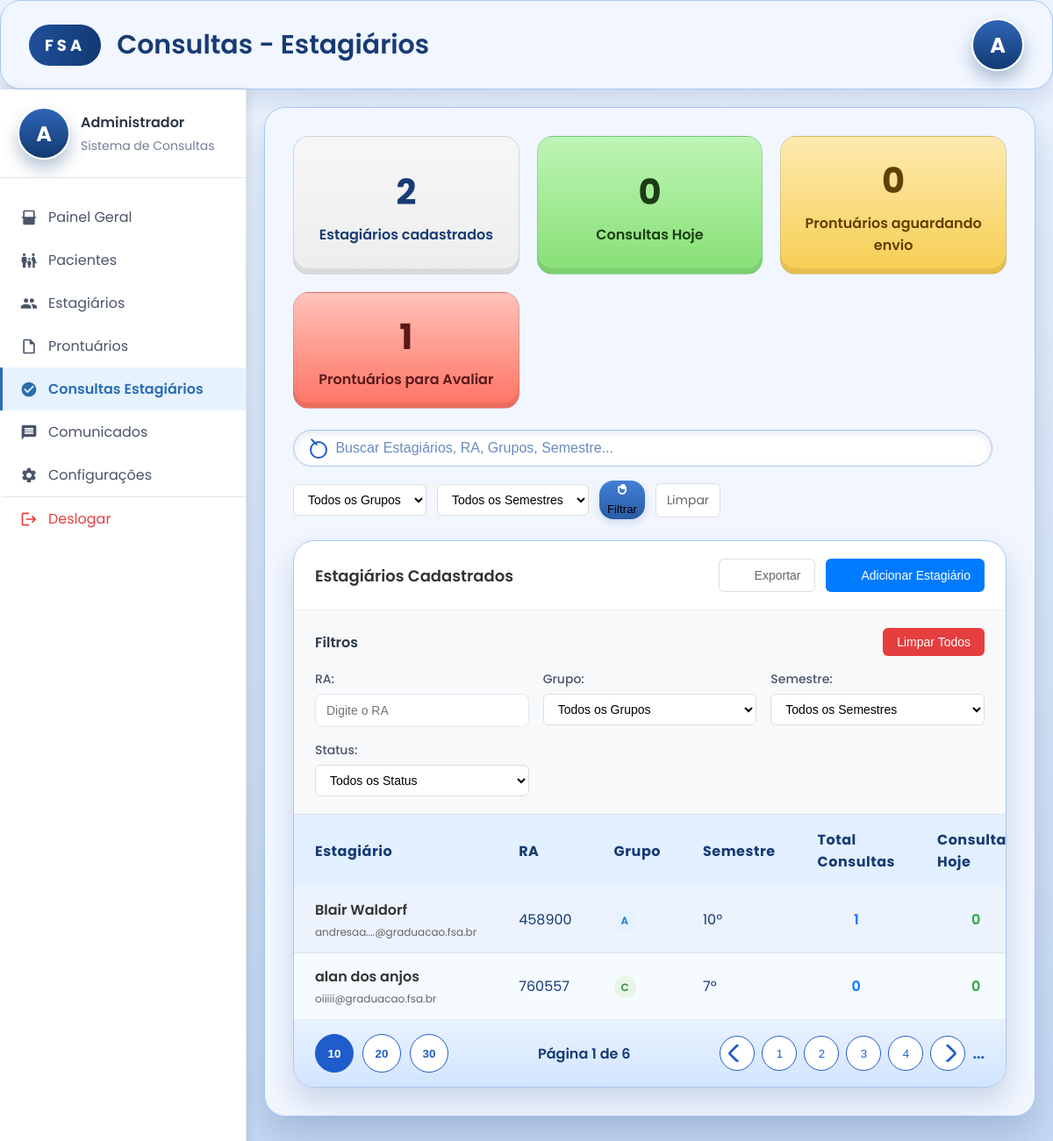
The page /admin/consultas (signed in) on the database its author committed.
### models.py (models this page shows, shortened)
class Estagiario(db.Model):
    id = db.Column(db.Integer, primary_key=True)
    nome = db.Column(db.String(100), nullable=False)
    data_nascimento = db.Column(db.Date, nullable=False)
    RA = db.Column(db.String(10), unique=True, nullable=False) # RA geralmente é string
    cpf = db.Column(db.String(14), unique=True, nullable=False)
    telefone_aluno = db.Column(db.String(20), nullable=False)
    emailfsa = db.Column(db.String(100), unique=True, nullable=False)
    curso_periodo = db.Column(db.String(50), nullable=False)
    senha = db.Column(db.String(200), nullable=False) # Armazenar a senha hash
    agendamentos = db.relationship('Agendamento', backref='estagiario', lazy=True) # Relacionamento com Agendamento
    disponibilidades = db.relationship('Disponibilidade', backref='estagiario', lazy=True)

### views.py (the view, shortened to what this page needs)
@app.route('/admin/consultas')
def admin_consultas_estagiarios():
    if 'logged_in' not in session or session.get('user_type') != 'mestre':
        flash('Acesso negado. Por favor, faça login como administrador.', 'error')
        return redirect(url_for('login'))
    try:
        busca = request.args.get('busca', '').strip()
        grupo_filtro = request.args.get('grupo', '').strip()
        semestre_filtro = request.args.get('semestre', '').strip()
        status_filtro = request.args.get('status', '').strip()
        estagiarios_query = Estagiario.query
        estagiarios = estagiarios_query.all()
        total_estagiarios = len(estagiarios)
        hoje = datetime.datetime.now().date()
        consultas_hoje = Agendamento.query.filter(
            db.func.date(Agendamento.data_agendamento) == hoje,
            Agendamento.status.in_(['confirmado', 'concluido'])
        ).count()
        prontuarios_aguardando = Agendamento.query.filter(
            Agendamento.status == 'concluido',
            Agendamento.observacoes_estagiario.is_(None)
        ).count()
        prontuarios_avaliar = Agendamento.query.filter(
            Agendamento.status == 'confirmado'
        ).count()
        estagiarios_com_consultas = []
        for estagiario in estagiarios:
            consultas_total = Agendamento.query.filter_by(estagiario_id=estagiario.id).count()
            consultas_hoje_estagiario = Agendamento.query.filter(
                Agendamento.estagiario_id == estagiario.id,
                db.func.date(Agendamento.data_agendamento) == hoje,
                Agendamento.status.in_(['confirmado', 'concluido'])
            ).count()
            semestre = "N/A"
            if estagiario.curso_periodo and "º" in estagiario.curso_periodo:
                try:
                    semestre = estagiario.curso_periodo.split("º")[0].split()[-1] + "º"
                except:
                    semestre = "N/A"
            grupo = "A"
            if estagiario.RA and estagiario.RA.isdigit():
                ultimo_digito = int(estagiario.RA[-1])
                if ultimo_digito <= 3:
                    grupo = "A"
                elif ultimo_digito <= 6:
                    grupo = "B"
                else:
                    grupo = "C"
            if grupo_filtro and grupo != grupo_filtro:
                continue
            if semestre_filtro and semestre != semestre_filtro:
                continue
            estagiarios_com_consultas.append({
                'id': estagiario.id,
                'nome': estagiario.nome,
                'ra': estagiario.RA,
                'email': estagiario.emailfsa,
                'telefone': estagiario.telefone_aluno,
                'curso_periodo': estagiario.curso_periodo,
                'grupo': grupo,
                'semestre': semestre,
                'consultas_count': consultas_total,
                'consultas_hoje': consultas_hoje_estagiario
            })
        estagiarios_com_consultas.sort(key=lambda x: x['nome'])
        grupos_disponiveis = list(set([e['grupo'] for e in estagiarios_com_consultas]))
        semestres_disponiveis = list(set([e['semestre'] for e in estagiarios_com_consultas]))
        messages = session.pop('_flashes', [])
        return render_template('consultas_estagiarios.html',
                             messages=messages,
                             total_estagiarios=total_estagiarios,
                             consultas_hoje=consultas_hoje,
                             prontuarios_aguardando=prontuarios_aguardando,
                             prontuarios_avaliar=prontuarios_avaliar,
                             estagiarios=estagiarios_com_consultas,
                             grupos_disponiveis=grupos_disponiveis,
                             semestres_disponiveis=semestres_disponiveis,
                             filtros_ativos={
                                 'busca': busca,
                                 'grupo': grupo_filtro,
                                 'semestre': semestre_filtro,
                                 'status': status_filtro
                             })
    except Exception as e:
        print(f"Erro ao carregar dados de consultas: {e}")
        flash('Erro ao carregar dados. Tente novamente.', 'error')
        messages = session.pop('_flashes', [])
        return render_template('consultas_estagiarios.html',
                             messages=messages,
                             total_estagiarios=0,
                             consultas_hoje=0,
                             prontuarios_aguardando=0,
                             prontuarios_avaliar=0,
                             estagiarios=[])

### templates/consultas_estagiarios.html (shortened to what this page needs)
<!DOCTYPE html>
<html lang="pt-BR">
  <head>
    <link rel="stylesheet" href="{{ url_for('static', filename='css/consultas_estagiarios.css') }}" />
    <link rel="stylesheet" href="https://cdnjs.cloudflare.com/ajax/libs/font-awesome/6.0.0/css/all.min.css">
  </head>
  <body>
    <div class="page-shell">
      <header class="header">
        <div class="brand">
          <div class="brand-logo">FSA</div>
          <h1>Consultas - Estagiários</h1>
        </div>
        <div class="user-avatar">A</div>
      </header>
      <div class="container">
        <div class="sidebar">
          <div class="sidebar-header">
            <div class="sidebar-user">
              <div class="user-avatar">A</div>
              <div class="user-info">
                <div class="user-name">Administrador</div>
                <div class="user-role">Sistema de Consultas</div>
              </div>
            </div>
          </div>
          <nav class="sidebar-nav">
            <a href="/aba_admin" class="nav-item">
              <svg xmlns="http://www.w3.org/2000/svg" viewBox="0 0 24 24" class="nav-icon">
                <path d="M3 13h1v7c0 1.1.9 2 2 2h12c1.1 0 2-.9 2-2v-7h1c.6 0 1-.4 1-1s-.4-1-1-1h-1V4c0-1.1-.9-2-2-2H6C4.9 2 4 2.9 4 4v7H3c-.6 0-1 .4-1 1s.4 1 1 1zM6 4h12v7H6V4z"/>
              </svg>
              <span>Painel Geral</span>
            </a>
            <a href="#" class="nav-item" onclick="mostrarPagina('pagina-pacientes')">
              <span>Pacientes</span>
            </a>
            <a href="#" class="nav-item" onclick="mostrarPagina('pagina-estagiarios')">
              <span>Estagiários</span>
            </a>
            <a href="#" class="nav-item" onclick="mostrarPagina('pagina-prontuarios')">
              <svg xmlns="http://www.w3.org/2000/svg" viewBox="0 0 24 24" class="nav-icon">
                <path d="M14 2H6c-1.1 0-2 .9-2 2v16c0 1.1.9 2 2 2h12c1.1 0 2-.9 2-2V8l-6-6zm4 18H6V4h7v5h5v11z"/>
              </svg>
              <span>Prontuários</span>
            </a>
            <a href="/admin/consultas" class="nav-item active">
              <svg xmlns="http://www.w3.org/2000/svg" viewBox="0 0 24 24" class="nav-icon">
                <path d="M12 2C6.48 2 2 6.48 2 12s4.48 10 10 10 10-4.48 10-10S17.52 2 12 2zm-2 15l-5-5 1.41-1.41L10 14.17l7.59-7.59L19 8l-9 9z"/>
              </svg>
              <span>Consultas Estagiários</span>
            </a>
            <a href="#" class="nav-item" onclick="mostrarPagina('pagina-comunicados')">
              <svg xmlns="http://www.w3.org/2000/svg" viewBox="0 0 24 24" class="nav-icon">
                <path d="M20 2H4c-1.1 0-1.99.9-1.99 2L2 22l4-4h14c1.1 0 2-.9 2-2V4c0-1.1-.9-2-2-2zm-2 12H6v-2h12v2zm0-3H6V9h12v2zm0-3H6V6h12v2z"/>
              </svg>
              <span>Comunicados</span>
            </a>
            <a href="#" class="nav-item" onclick="mostrarPagina('pagina-configuracoes')">
              <span>Configurações</span>
            </a>
            <a href="/logout" class="nav-item logout">
              <svg xmlns="http://www.w3.org/2000/svg" viewBox="0 0 24 24" class="nav-icon">
                <path d="M17 7l-1.41 1.41L18.17 11H8v2h10.17l-2.58 2.58L17 17l5-5zM4 5h8V3H4c-1.1 0-2 .9-2 2v14c0 1.1.9 2 2 2h8v-2H4V5z"/>
              </svg>
              <span>Deslogar</span>
            </a>
          </nav>
        </div>
        <div class="content">
          <main class="dashboard">
        <section class="summary" aria-label="Indicadores principais">
          <article class="summary-card neutral">
            <span class="summary-value">{{ total_estagiarios }}</span>
            <span class="summary-label">Estagiários cadastrados</span>
          </article>
          <article class="summary-card success">
            <span class="summary-value">{{ consultas_hoje }}</span>
            <span class="summary-label">Consultas Hoje</span>
          </article>
          <article class="summary-card warning">
            <span class="summary-value">{{ prontuarios_aguardando }}</span>
            <span class="summary-label">Prontuários aguardando envio</span>
          </article>
          <article class="summary-card danger">
            <span class="summary-value">{{ prontuarios_avaliar }}</span>
            <span class="summary-label">Prontuários para Avaliar</span>
          </article>
        </section>
        <section class="search-bar" aria-label="Busca e ações">
          <form method="GET" class="search-form">
            <div class="search-input">
              <span class="icon icon-search" aria-hidden="true"></span>
              <input
                type="search"
                name="busca"
                placeholder="Buscar Estagiários, RA, Grupos, Semestre..."
                aria-label="Buscar estagiários"
                value="{{ filtros_ativos.busca if filtros_ativos.busca else '' }}"
              />
            </div>
            <div class="filter-controls">
              <select name="grupo" class="filter-select">
                <option value="">Todos os Grupos</option>
              </select>
              <select name="semestre" class="filter-select">
                <option value="">Todos os Semestres</option>
              </select>
              <button type="submit" class="filter-button" aria-label="Aplicar filtros">
                <span class="icon icon-filter" aria-hidden="true"></span>
                Filtrar
              </button>
              <a href="/admin/consultas" class="clear-filters" aria-label="Limpar filtros">Limpar</a>
            </div>
          </form>
        </section>
        <section class="table-card" aria-label="Tabela de estagiários">
          <div class="table-header">
            <h2>Estagiários Cadastrados</h2>
            <div class="table-actions">
              <button type="button" class="btn btn-outline" onclick="exportarDados()">
                <span class="icon icon-download" aria-hidden="true"></span>
                Exportar
              </button>
              <button type="button" class="btn btn-primary" onclick="adicionarEstagiario()">
                <span class="icon icon-plus" aria-hidden="true"></span>
                Adicionar Estagiário
              </button>
            </div>
          </div>
          <div class="filters-section">
            <div class="filters-header">
              <h3>Filtros</h3>
              <button type="button" class="clear-all-filters" onclick="limparTodosFiltros()">
                Limpar Todos
              </button>
            </div>
            <div class="filters-grid">
              <div class="filter-group">
                <label for="filter-ra">RA:</label>
                <input type="text" id="filter-ra" class="filter-input" placeholder="Digite o RA">
              </div>
              <div class="filter-group">
                <label for="filter-grupo">Grupo:</label>
                <select id="filter-grupo" class="filter-select">
                  <option value="">Todos os Grupos</option>
                </select>
              </div>
              <div class="filter-group">
                <label for="filter-semestre">Semestre:</label>
                <select id="filter-semestre" class="filter-select">
                  <option value="">Todos os Semestres</option>
                </select>
              </div>
              <div class="filter-group">
                <label for="filter-status">Status:</label>
                <select id="filter-status" class="filter-select">
                  <option value="">Todos os Status</option>
                </select>
              </div>
            </div>
          </div>
          <table>
            <thead>
              <tr>
                <th scope="col">Estagiário</th>
                <th scope="col">RA</th>
                <th scope="col">Grupo</th>
                <th scope="col">Semestre</th>
                <th scope="col">Total Consultas</th>
                <th scope="col">Consultas Hoje</th>
              </tr>
            </thead>
            <tbody>
              {% for estagiario in estagiarios %}
              <tr>
                <td data-label="Estagiário">
                  <div class="estagiario-info">
                    <div class="estagiario-nome">{{ estagiario.nome }}</div>
                    <div class="estagiario-email">{{ estagiario.email }}</div>
                  </div>
                </td>
                <td data-label="RA">{{ estagiario.ra }}</td>
                <td data-label="Grupo">
                  <span class="grupo-badge grupo-{{ estagiario.grupo.lower() }}">{{ estagiario.grupo }}</span>
                </td>
                <td data-label="Semestre">{{ estagiario.semestre }}</td>
                <td data-label="Total Consultas" class="consultations">{{ estagiario.consultas_count }}</td>
                <td data-label="Consultas Hoje" class="consultations-today">{{ estagiario.consultas_hoje }}</td>
              </tr>
              {% endfor %}
            </tbody>
          </table>
          <footer class="table-footer">
            <div class="page-size" role="group" aria-label="Quantidade por página">
              <button type="button" class="size-option">10</button>
              <button type="button" class="size-option">20</button>
              <button type="button" class="size-option">30</button>
            </div>
            <span class="pagination-label">Página 1 de 6</span>
            <nav class="pagination" aria-label="Paginação">
              <button type="button" class="page prev" aria-label="Página anterior">
                <span class="icon icon-prev" aria-hidden="true"></span>
              </button>
              <button type="button" class="page number">1</button>
              <button type="button" class="page number">2</button>
              <button type="button" class="page number">3</button>
              <button type="button" class="page number">4</button>
              <button type="button" class="page next" aria-label="Próxima página">
                <span class="icon icon-next" aria-hidden="true"></span>
              </button>
              <span class="ellipsis">...</span>
            </nav>
          </footer>
        </section>
          </main>
        </div>
      </div>
    </div>
  </body>
</html>

### rows shown on the page
Estagiario: nome "Blair Waldorf", email "andresaa....@graduacao.fsa.br", ra "458900", grupo "A", semestre "10º", consultas_count "1", consultas_hoje "0"
Estagiario: nome "alan dos anjos", email "oiiiii@graduacao.fsa.br", ra "760557", grupo "C", semestre "7º", consultas_count "0", consultas_hoje "0"

### other values the page prints
{{ total_estagiarios }} "2"
{{ consultas_hoje }} "0"
{{ prontuarios_aguardando }} "0"
{{ prontuarios_avaliar }} "1"
